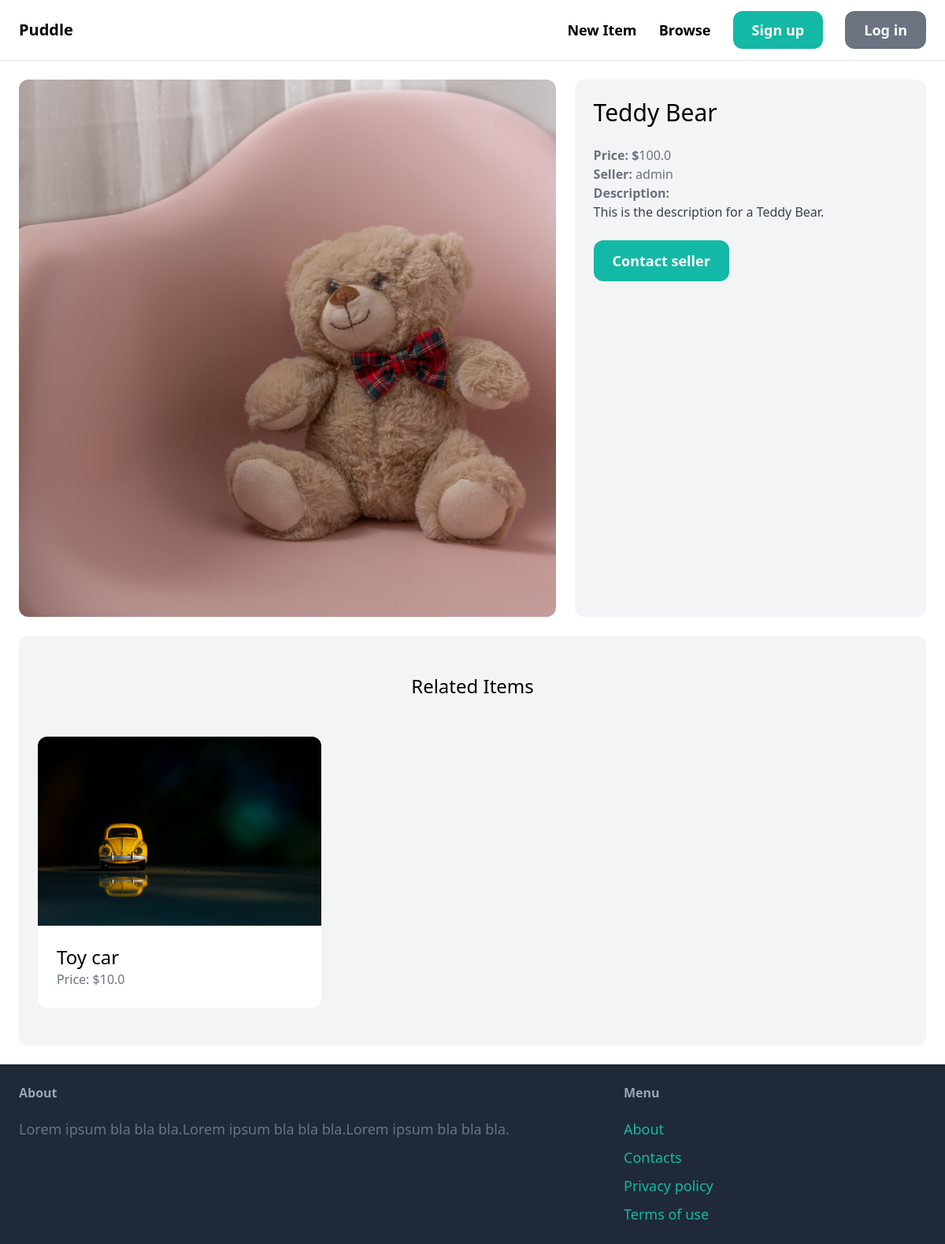
Page /items/1/ on the committed database.
### item/models.py (models this page shows, shortened)
class Items(models.Model):
    category = models.ForeignKey(Category, related_name='items', on_delete=models.CASCADE)
    name = models.CharField(max_length=255)
    description = models.TextField(blank=True, null=True)
    price = models.FloatField()
    image = models.ImageField(upload_to='items_images', blank=True, null= True)
    is_sold = models.BooleanField(default=False)
    created_by = models.ForeignKey(User, related_name='items',on_delete=models.CASCADE)
    created_at = models.DateTimeField(auto_now_add=True)
    class Meta:
        ordering = ('name',)
        verbose_name_plural = 'Items'

### item/views.py (the view)
# urls.py: path('<int:pk>/', views.detail, name = 'detail')
def detail(request, pk):
    item = get_object_or_404(Items, pk=pk)
    related_items = Items.objects.filter(category=item.category, is_sold=False).exclude(pk=pk)[0:3]
    return render(request, 'item/detail.html', {
        'item': item,
        'related_items': related_items
    })

### item/templates/item/detail.html (shortened to what this page needs)
{% extends 'core/base.html' %}
{% block content%}
<div class="grid grid-cols-5 gap-6">
    <div class="col-span-3">
        <img src="{{ item.image.url }}" class="rounded-xl">
    </div>
    <div class="col-span-2 p-6 bg-gray-100 rounded-xl">
        <h1 class="mb-6 text-3xl">{{ item.name }}</h1>
        <p class="text-gray-500"><strong>Price: $</strong>{{ item.price }}</p>
        <p class="text-gray-500"><strong>Seller:</strong> {{ item.created_by.username }}</p>
        {% if item.description %}
            <p class="text-gray-700">
                <strong class="text-gray-500">Description:</strong><br>
                {{ item.description }}
            </p>
        {% endif %}
        <a href="#" class="inline-block mt-6 px-6 py-3 text-lg text-white font-semibold bg-teal-500 hover:bg-teal-700 rounded-xl">Contact seller</a>
    </div>
</div>
<div class="mt-6 px-6 py-12 bg-gray-100 rounded-xl">
    <h2 class="mb-12 text-2xl text-center">Related Items</h2>
    <div class="grid grid-cols-3 gap-3">
        {% for item in related_items %}
            <div>
                <a href="{% url 'item:detail' item.id %}">
                    <div>
                        <img src="{{ item.image.url }}" class="rounded-t-xl">
                    </div>
                    <div class="p-6 bg-white rounded-b-xl">
                    <h2 class="text-2xl">{{ item.name }}</h2>
                    <p class="text-gray-500">Price: ${{ item.price }}</p>
                    </div>
                </a>
            </div>
        {% endfor %}
    </div>
</div>
{% endblock %}

### rows in the picture
Items: image (picture), name "Teddy Bear", price "100.0", created_by.username "admin", description "This is the description for a Teddy Bear."
Items: image (picture), name "Toy car", price "10.0"
